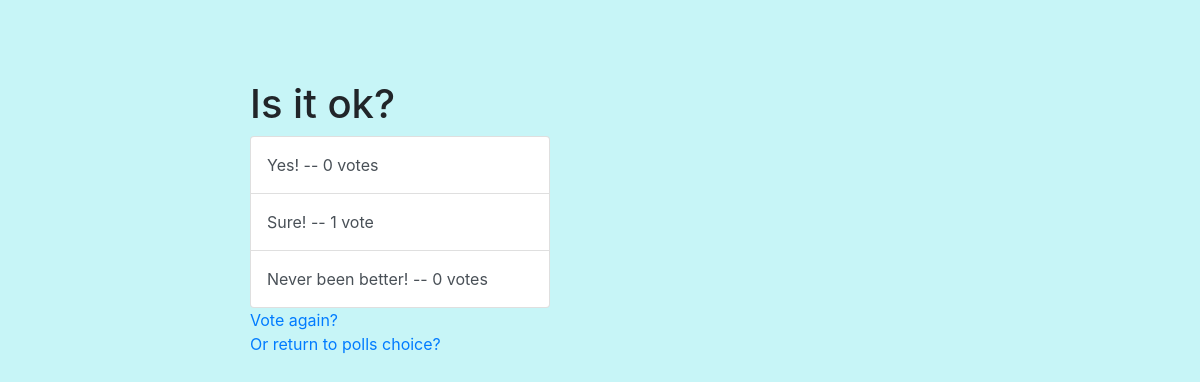
The app's page /polls/2/results/ with its own data.
### polls/models.py (models this page shows, shortened)
class Question(models.Model):
    question_text = models.CharField(max_length=200)
    pub_date = models.DateTimeField('date published')
    def was_published_recently(self):
        now = timezone.now()
        return now - datetime.timedelta(days=1) <= self.pub_date <= now
    was_published_recently.admin_order_field = 'pub_date'
    was_published_recently.boolean = True
    was_published_recently.short_description = 'Published recently?'

class Choice(models.Model):
    question = models.ForeignKey(Question, on_delete=models.CASCADE)
    choice_text = models.CharField(max_length=200)
    votes = models.IntegerField(default=0)

### polls/views.py (the view)
# urls.py: path('<int:pk>/results/', views.ResultsView.as_view(), name='results'),
class ResultsView(generic.DetailView):
    model = Question
    template_name = 'polls/results.html'

### polls/templates/polls/results.html (shortened to what this page needs)
{% load static %}
<link rel="stylesheet" href="https://stackpath.bootstrapcdn.com/bootstrap/4.5.2/css/bootstrap.min.css">
<link rel="stylesheet" type="text/css" href="{% static 'polls/style.css' %}">
<!DOCTYPE html>
<html lang="en">
<head>
</head>
<body>
    <div class="container-fluid">
        <div class="listbox">
            <h1>{{ question.question_text }}</h1>
            <ul class="list-group">
            {% for choice in question.choice_set.all %}
                <li class="list-group-item list-group-item-action">{{ choice.choice_text }} -- {{ choice.votes }} vote{{ choice.votes|pluralize }} </li>
            {% endfor %}
            </ul>
            <a href="{% url 'polls:detail' question.id %}">Vote again?</a> </br>
            <a href="{% url 'polls:index' %}">Or return to polls choice?</a>
        </div>
    </div>
</body>
</html>

### polls/static/polls/style.css (style rules this page uses)
body { background-color: rgb(199, 245, 247); }
.listbox { margin: auto; max-width: 700px; }
.listbox li { max-width: 300px; padding: 1em; }
.listbox a { margin-top: 1em; }
.container-fluid { margin-top: 5em; }

### records on screen
Question: question_text "Is it ok?"
Choice: choice_text "Yes!", votes "0"
Choice: choice_text "Sure!", votes "1"
Choice: choice_text "Never been better!", votes "0"
